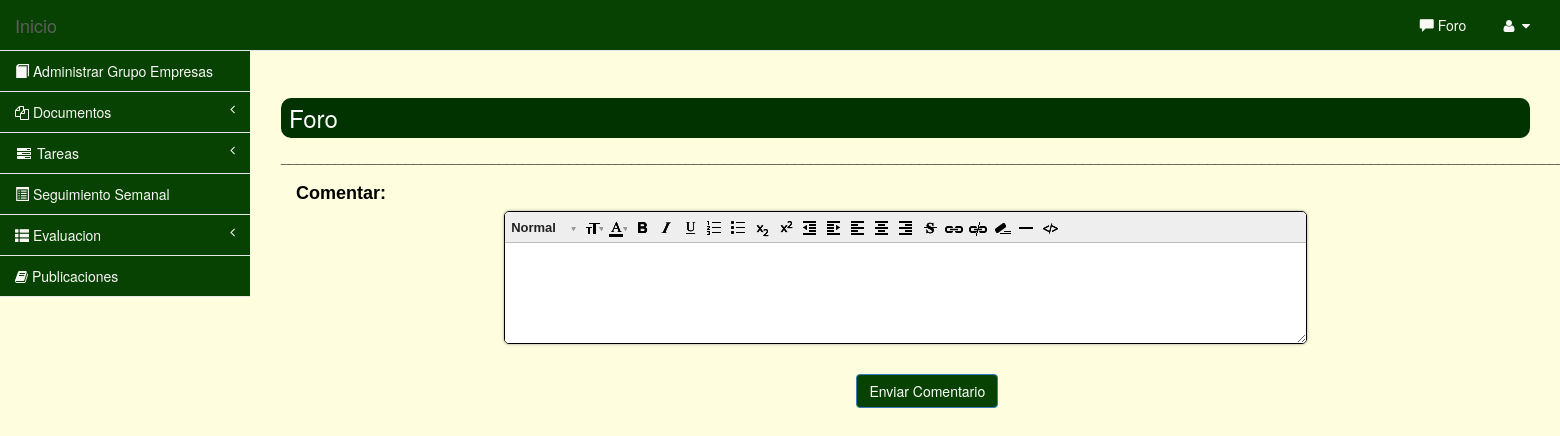
Before: /Vista/noticia.php?id=1 with the older database file.
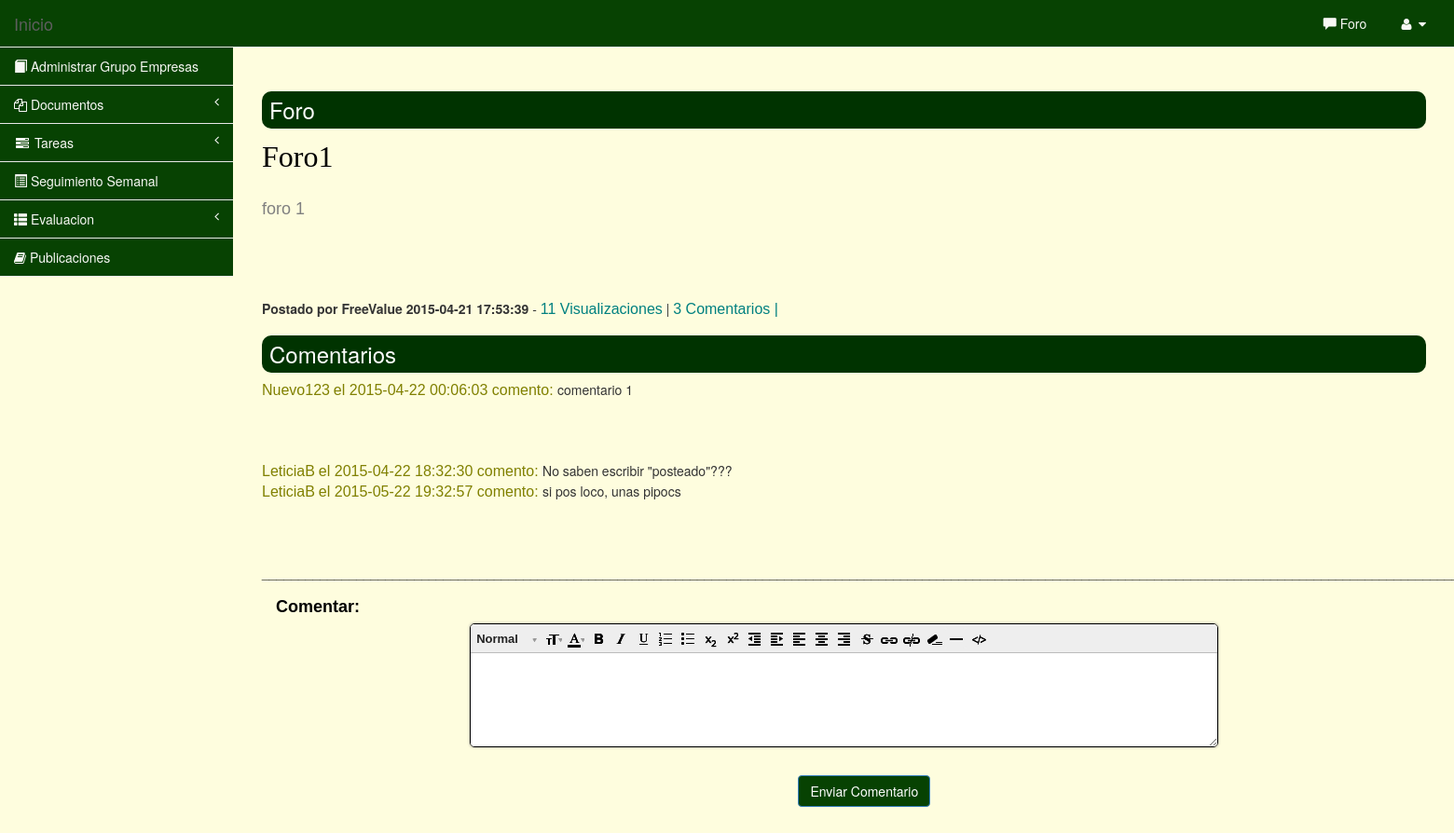
After: the same page with the newer database file.
### tables this page shows
CREATE TABLE `noticias` (
  `ID_N` int(11) NOT NULL,
  `NOMBRE_U` varchar(50) NOT NULL,
  `TITULO` text NOT NULL,
  `FECHA_N` datetime NOT NULL,
  `VIEWS` int(11) NOT NULL,
  `TEXTO` text NOT NULL,
  `POSTEADO` varchar(50) NOT NULL
);

CREATE TABLE `comentarios` (
  `ID_C` int(11) NOT NULL,
  `NOMBRE_U` varchar(50) NOT NULL,
  `ID_N` int(11) NOT NULL,
  `COMENTARIO` text NOT NULL,
  `FECHA_C` datetime NOT NULL,
  `AUTOR_C` text NOT NULL
);

### Modelo/conexion.php (called while the page is built, shortened)
<?php
include_once "configDB.php";
class conexion{
function conectar(){
$this->data_mysql = new datosmysql();
$bdName = $this->data_mysql->getDB();
}
function consulta($consulta) {
    global $link;
    $resultado = mysql_query($consulta,$link)  or die('error en la consulta' . mysql_error());
    return $resultado;
}
}
?>

### Vista/configDB.php (called while the page is built, shortened)
<?php
class datosmysql{
    public $nameDB = 'saetis';
    function getDB(){
        return $this->nameDB;
    }
}
?>

### Vista/noticia.php (the view, shortened to what this page needs)
 <?php
 include '../Modelo/conexion.php';
 $uActivo = $_SESSION['usuario'];
 $conect=new conexion();
 ?>
  <!DOCTYPE html>
<html>
<head>
    <link href="../Librerias/icheck/skins/square/green.css" rel="stylesheet">
    <link href="../Librerias/icheck/skins/square/green.css" rel="stylesheet">
    <link rel="stylesheet" href="../Librerias/css/bootstrap.min.css" rel="stylesheet">
    <link rel="stylesheet" type="text/css" href="../Librerias/lib/css/docs.css">
    <link rel="stylesheet" type="text/css" href="../Librerias/font-awesome/css/font-awesome.css">
    <link rel="stylesheet" type="text/css" href="../Librerias/lib/css/bootstrap-datetimepicker.css">
    <link rel="stylesheet" type="text/css" href="../Librerias/lib/css/bootstrap-multiselect.css">
    <link rel="stylesheet" type="text/css" href="../Librerias/lib/css/bootstrapValidator.css">
    <link type="text/css" rel="stylesheet" href="../Librerias/css/jquery-te-1.4.0.css">
    <link href="../Librerias/css/plugins/timeline/timeline.css" rel="stylesheet">
    <link href="../Librerias/css/sb-admin.css" rel="stylesheet">
    <link href="css/style.css" rel="stylesheet" type="text/css" />
</head>
<body>
<div id="wrapper">
     <nav class="navbar navbar-default navbar-fixed-top" role="navigation" style="margin-bottom: 0">
        <div class="navbar-header">
            <a class="navbar-brand" href="inicio_asesor.php">Inicio </a>
        </div>
        <ul class="nav navbar-top-links navbar-right">
            <li>
                <a href="lista-de-noticias.php"><i class="glyphicon glyphicon-comment"></i> Foro</a>
            </li>
            <li class="dropdown">
                <a class="dropdown-toggle" data-toggle="dropdown" href="#">
                    <?php echo $uActivo.' '; ?><i class="fa fa-user fa-fw"></i>  <i class="fa fa-caret-down"></i>
                </a>
            </li>
        </ul>
        <div class="navbar-default navbar-static-side" role="navigation">
            <div class="sidebar-collapse">
                <ul class="nav" id="side-menu">
                    <li>
                        <a href="AdministrarGrupoEmpresa.php"><i class="glyphicon glyphicon-book"></i> Administrar Grupo Empresas</a>
                    </li>
                    <li>
                        <a href="#"><i class="fa fa-bar-chart-o fa-files-o "></i> Documentos <span class="fa arrow"></span></a>
                    </li>
                    <li>
                        <a href="#"><i class="fa fa-tasks fa-fw"></i> Tareas<span class="fa arrow"></span></a>
                    </li>
                    <li>
                        <a id="SeguimientoSemanal" href="#"><i class="glyphicon glyphicon-list-alt"></i> Seguimiento Semanal</a>
                    </li>
                            <li>
                        <a href="#"><i class="glyphicon glyphicon-th-list"></i> Evaluacion<span class="fa arrow"></span></a>
                    </li>
                    <li>
                        <a href="../Vista/publicaciones.php"><i class="fa fa-book"></i> Publicaciones </a>
                    </li>
                </ul>
            </div>
        </div>
    </nav>
        <div id="page-wrapper">
            <div class="row">
                <div class="col-lg-12">
                    <div class="mainbar">
                            <div class="article"><br><br>
                                <h2><span>Foro</span></h2>
                            </div>
                    </div>
                        <?php
                               $idNoti = $_GET['id'];
                              $selNoti2 =$conect->consulta("SELECT * FROM noticias WHERE ID_N = '$idNoti'");
                               while ($noticiaF=mysql_fetch_array($selNoti2))
                               {
                                   $idNotic = $noticiaF["ID_N"];
                                   $titulo = $noticiaF["TITULO"];
                                   $fecha = $noticiaF["FECHA_N"];
                                   $vistos = $noticiaF["VIEWS"];
                                   $texto = $noticiaF["TEXTO"];
                                   $posteado=$noticiaF["POSTEADO"];
                                    $selComen = $conect->consulta("SELECT * FROM comentarios WHERE ID_N='$idNotic'");
                                    $tamComen = mysql_num_rows($selComen);
                                   echo"<font face='verdana' Color='Black' size='6'>$titulo</font></br></br>";
                                    echo "<font face='arial' Color='Gray' size='4'>$texto</font></br>";
                                    echo "<p><b>Postado por </b><b>$posteado</b>  <b>$fecha</b> - <font face='arial' Color='Teal' size='3'>$vistos Visualizaciones</font> | <font face='arial' Color='Teal' size='3'>$tamComen Comentarios | </font>";
                         ?>
                        <div class="mainbar">
                            <div class="article">
                            <h2 ><span>Comentarios</span></h2>
                           </div>
                       </div>
                        <?php
                         }
                       $idNoti= $_GET['id'];
                       $selCom1 = $conect->consulta("SELECT * FROM comentarios WHERE ID_N = '$idNoti' ORDER BY ID_N DESC");
                       while ($actualC=mysql_fetch_array($selCom1))
                       {
                             $textoC = $actualC["COMENTARIO"];
                             $fecha = $actualC["FECHA_C"];
                             $autor_c=$actualC["AUTOR_C"];
                            echo "<font face='arial' Color='Olive' size='3'>$autor_c</font> <font face='arial' Color='Olive' size='3'>el</font><font face='arial' Color='Olive' size='3'> $fecha</font><font face='arial' Color='Olive' size='3'> comento: </font>$textoC</b></br>";
                        }
                        ?>
                  _______________________________________________________________________________________________________________________________________________________________________________________________________
               <form name="input" action="noticia.php?id=<?php echo $_GET['id']; ?>" method="post">
                          <div class="form-group">
                             <label class="col-sm-2 control-label"><font face='arial' Color='Black' size='4'>Comentar:</font></label>
                                <div class="col-sm-8">
                                </div>
                        </div>
                                <div class="form-group">
                                 <div class="col-sm-10">
                                       <input type="submit" class="btn btn-primary" value="Enviar Comentario">
                                     </div>
                                 </div>
                </form>
                </div>
            </div>
        </div>
    </div>
</body>
</html>

### Librerias/css/sb-admin.css (style rules this page uses)
body { background-color: #fefdde; padding-top: 100px; }
@media (min-width:768px) { body { padding-top: 50px; } }
#wrapper { width: 100%; }
#page-wrapper { padding: 0 15px; min-height: 568px; background-color: #fefdde; }
@media (min-width:768px) { #page-wrapper { position: inherit; margin: 0 0 0 250px; padding: 0 30px; min-height: 1300px; border-left: 1px solid #fefdde; } }
.navbar-static-side ul li { border-bottom: 1px solid #e7e7e7; }
.navbar-top-links li { display: inline-block; }
.navbar-top-links li:last-child { margin-right: 15px;dropdown }
.navbar-top-links li a { padding: 15px; min-height: 50px; }
.arrow { float: right; }
.fa.arrow:before { content: "\f104"; }
@media (min-width:768px) { .navbar-static-side { z-index: 1; position: absolute; width: 250px; margin-top: 51px; } }

### Vista/css/style.css (style rules this page uses)
h2 { margin:8px 0; padding:5px 8px; font-size:24px; line-height:30px; font-weight:normal; color:#fff; background:#003300; border-radius:10px; }
p { margin:8px 0; padding:0 0 8px 0; }
a { outline:none; }

Changed rows visible on the page:
added noticias: TITULO "Foro1", TEXTO "foro 1", POSTEADO "FreeValue", FECHA_N "2015-04-21 17:53:39", VIEWS "11", tamComen "3"
added comentarios: AUTOR_C "Nuevo123", FECHA_C "2015-04-22 00:06:03", COMENTARIO "comentario 1"
added comentarios: AUTOR_C "LeticiaB", FECHA_C "2015-04-22 18:32:30", COMENTARIO "No saben escribir \"posteado\"???"
added comentarios: AUTOR_C "LeticiaB", FECHA_C "2015-05-22 19:32:57", COMENTARIO "si pos loco, unas pipocs"
